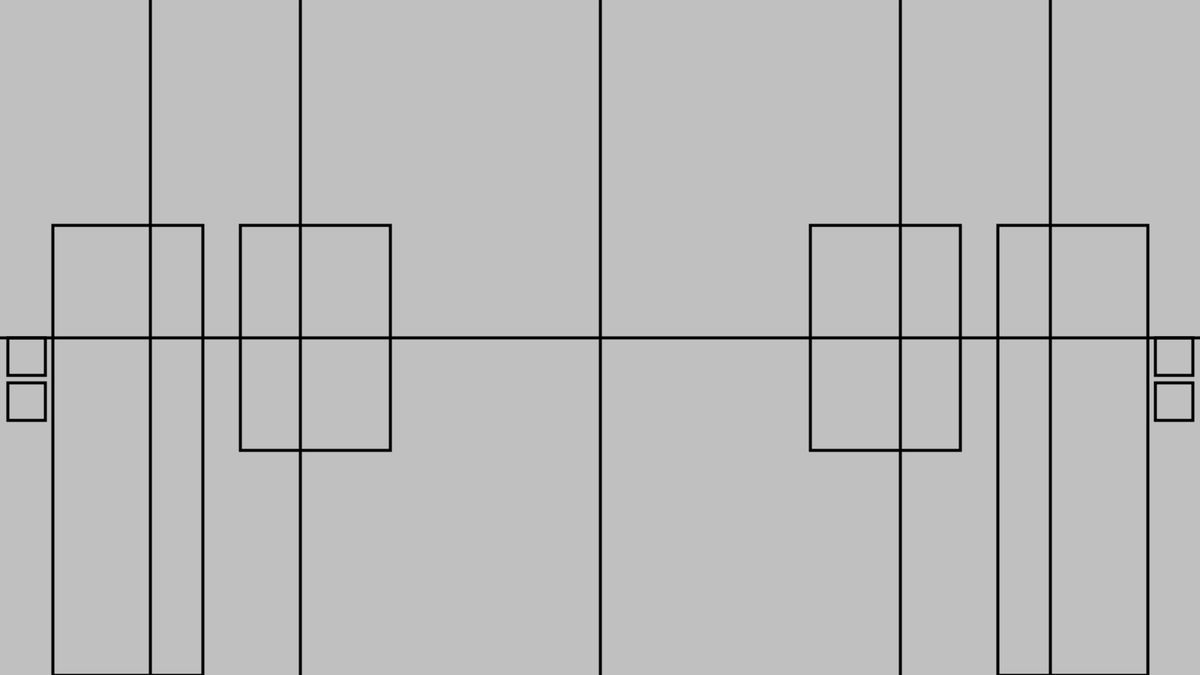
Frame 1 (no input)
Frame 60 (the mouse pressed at the canvas centre just before this capture): identical to frame 1, image omitted
Frame 120 (the mouse held since frame 60 and released just before this capture): identical to frame 1, image omitted

The Processing sketch that drew this single still picture (run headless with seeded random() and noise(); from frame 60 on, the mouse is pressed at the canvas centre):

// Processing sketch: Fnaf_1_office_fordi_tvunget_til_det
// ── Fnaf_1_office_fordi_tvunget_til_det.pde
//positionerne og storrelserne ser forkerte ud, men fandt dem via et billede at fnaf 1 kontoret
//Lavet af Mikkel
boolean lLight = false;
boolean lDoor = false;
boolean rLight = false;
boolean rDoor = false;

void setup() {
  size(1600, 900);
}

void draw() {
  background(192);
  strokeWeight(4);
  windows();
  doors();
  buttons();
  lines();
}

void lines() {
  line(width/2, 0, width/2, height); //mid v

  line(width/4, 0, width/4, height); //1/4wid v
  line(width*3/4, 0, width*3/4, height); //3/4wid v

  line(width/8, 0, width/8, height); //1/8wid v
  line(width*7/8, 0, width*7/8, height); //7/8wid v

  line(0, height/2, width, height/2); //mid h
}

void windows() {
  if (lLight == true) fill(255, 255, 153);
  if (lLight == false) noFill();
  rect(width/8+120, height/3, width/8, height/3); //win l
  noFill();
  
  if (rLight == true) fill(255, 255, 153);
  if (rLight == false) noFill();
  rect(width*7/8-120-width/8, height/3, width/8, height/3); //win r
  noFill();
}

void doors() {
  if (lLight == true && lDoor == false) fill(255, 255, 204);
  if (lLight == false && lDoor == false) noFill();
  if (lDoor == true) fill(128);
  rect(70, height/3, width/8, height*2/3); //door l
  noFill();
  
  if (rLight == true && rDoor == false) fill(255, 255, 204);
  if (rLight == false && rDoor == false) noFill();
  if (rDoor == true) fill(128);
  rect(width-width/8-70, height/3, width/8, height*2/3); //door r
  noFill();
}

void buttons() {
  if (lDoor == true) fill(255, 51, 51);
  if (lDoor == false) noFill();
  rect(10, height/2, 50, 50); //but do l
  noFill();
  
  if (lLight == true) fill(255, 255, 153);
  if (lLight == false) noFill();
  rect(10, height/2+60, 50, 50); //but li l
  noFill();
  
  if (rDoor == true) fill(255, 51, 51);
  if (rDoor == false) noFill();
  rect(width-60, height/2, 50, 50); //but do r
  noFill();
  
  if (rLight == true) fill(255, 255, 153);
  if (rLight == false) noFill();
  rect(width-60, height/2+60, 50, 50); //but li r
  noFill();
}

void mousePressed() {
  int x = mouseX;
  int y = mouseY;
  
  if (x > 10 && x < 60 && y > height/2 && y < height/2+50) { //do l
    if (lDoor == false) {
      lDoor = true;
      println("lDoor = true");
    }
    else if (lDoor == true) {
      lDoor = false;
      println("lDoor = false");
    }
  }
  
  if (x > 10 && x < 60 && y > height/2+60 && y < height/2+110) { //li l
    if (lLight == false) {
      lLight = true;
      println("lLight = true");
    }
    else if (lLight == true) {
      lLight = false;
      println("lLight = false");
    }
  }
  
  if (x > width-60 && x < width-10 && y > height/2 && y < height/2+50) { //do r
    if (rDoor == false) {
      rDoor = true;
      println("rDoor = true");
    }
    else if (rDoor == true) {
      rDoor = false;
      println("rDoor = false");
    }
  }
  
  if (x > width-60 && x < width-10 && y > height/2+60 && y < height/2+110) { //li r
    if (rLight == false) {
      rLight = true;
      println("rLight = true");
    }
    else if (rLight == true) {
      rLight = false;
      println("rLight = false");
    }
  }
}
